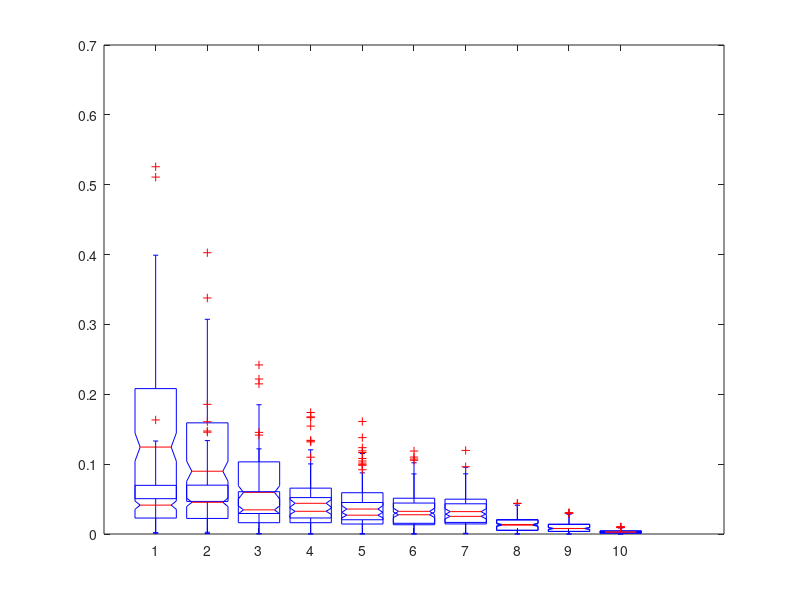

This figure's MATLAB source: (Note: this script raises an error after producing the figure.)
clc(); clear();
rng(0);
N = [5, 10, 20, 40, 60, 80, 100, 500, 10^3, 10^4];
M = 150; mu_true=10; sig_true=4;mu_prior=10.5;
errML = zeros(M, 10);
errMAP1 = zeros(M, 10);
errMAP2 = zeros(M, 10);
i=1;
while i<11
    n = N(i);
    j = 1;
    while j <= M
        X = randn(n,1);
        X = X*sig_true + mu_true;
        mu_ML = mean(X);
        mu_MAP1 = (mu_ML*n + mu_prior*(sig_true^2))/(n + (sig_true^2));
        if(mu_ML < 9.5)
            mu_MAP2 = 9.5;
        elseif mu_ML  < 11.5
            mu_MAP2 = mu_ML;
        else
            mu_MAP2 = 11.5;
        end
        errML(j,i) = abs(mu_ML - mu_true)/mu_true;
        errMAP1(j,i) = abs(mu_MAP1 - mu_true)/mu_true;
        errMAP2(j,i) = abs(mu_MAP2 - mu_true)/mu_true;
        j=j+1;
    end
    i=i+1;
end
figure();
boxplot(errML, 'Colors',"b", 'Notch', 'on');
hold on;
boxplot(errMAP1, 'Colors',"k", 'Notch',"on");
boxplot(errMAP2, 'Colors',"g",'Notch','on', 'Labels',N);
xlabel('N');
ylabel('Relative Error');
title('Q1');
%hLegend = legend(findall(gca,'Tag','Box'), {'ML','MAP1','MAP2'});
L(1) = plot(nan, nan, 'b-');
L(2) = plot(nan, nan, 'k-');
L(3) = plot(nan, nan, 'g-');
legend(L, {'ML', 'MAP1', 'MAP2'});
hold off;
